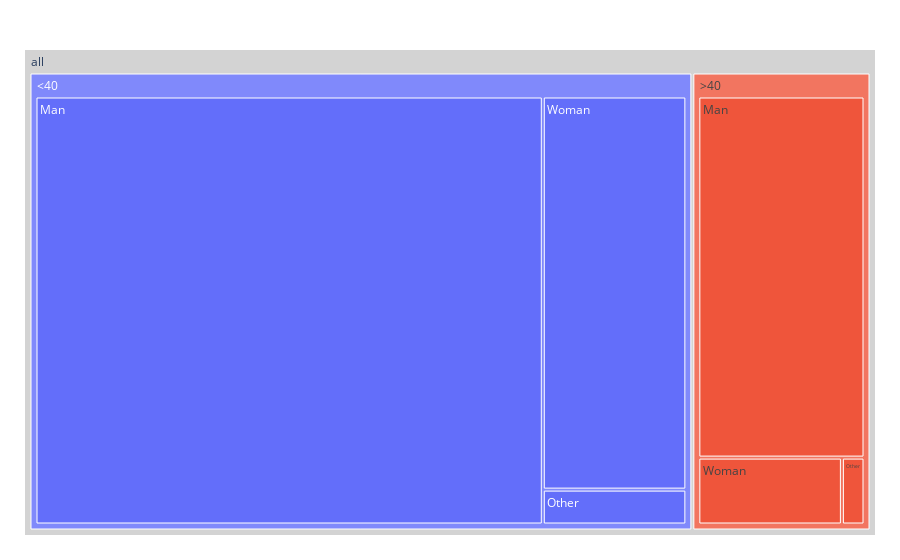

The cell this chart's notebook holds for it:
### Code cell
fig = px.treemap(df_, path=[px.Constant("all"), 'Age-Category', 'Gender'], values='Count')
fig.update_traces(root_color="lightgrey")
fig.update_layout(margin = dict(t=50, l=25, r=25, b=25))
fig.show()

## TODO: Change the labels (percentages?) and colors

### Figure 1 — Plotly figure (JSON) as saved in the notebook; plotly's stock layout.template omitted (floating-point values rounded to 4 significant figures)
{"data": [{"branchvalues": "total", "domain": {"x": [0, 1], "y": [0, 1]}, "hovertemplate": "labels=%{label}<br>Count=%{value}<br>parent=%{parent}<br>id=%{id}<extra></extra>", "ids": ["all/<40/Man", "all/>40/Man", "all/<40/Other", "all/>40/Other", "all/<40/Woman", "all/>40/Woman", "all/<40", "all/>40", "all"], "labels": ["Man", "Man", "Other", "Other", "Woman", "Woman", "<40", ">40", "all"], "name": "", "parents": ["all/<40", "all/>40", "all/<40", "all/>40", "all/<40", "all/>40", "all", "all", ""], "root": {"color": "lightgrey"}, "type": "treemap", "values": [15956, 4642, 368, 117, 4147, 743, 20471, 5502, 25973]}], "layout": {"legend": {"tracegroupgap": 0}, "margin": {"b": 25, "l": 25, "r": 25, "t": 50}}}
